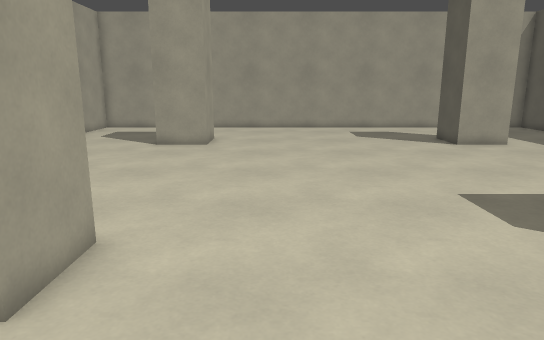
View 1 (above)

16 first-person views from a walk through a level from a Godot 3-D game. The camera is 1.4 m above the floor, tilts 12° down and sees 70° across. The floor is counted in squares, 0.5 m on a side. Each view is taken from the middle of a square. On the plan, view 1 faces up. The plan holds only what a view shows up to about 20 squares ahead; the rest is blank.

View 2
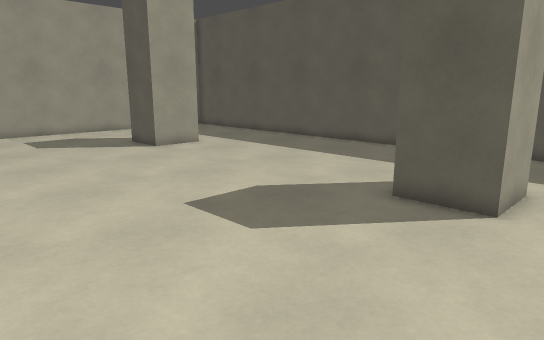

View 3
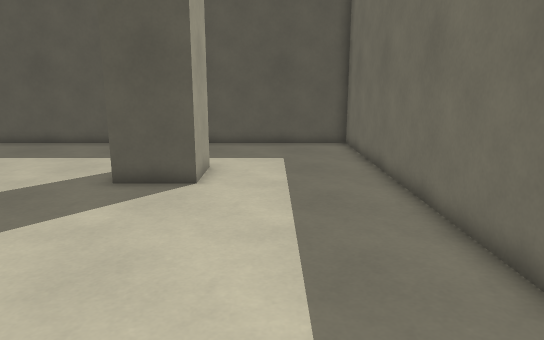

View 4
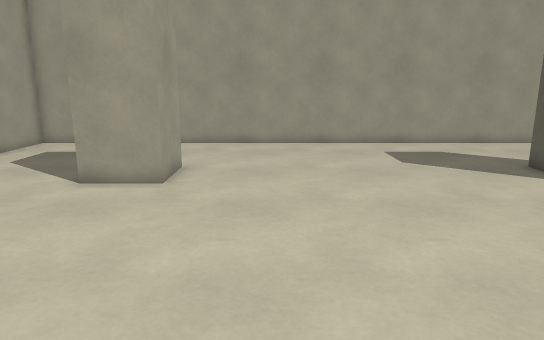

View 5
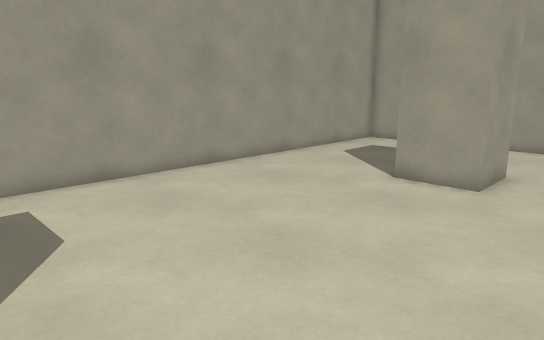

View 6
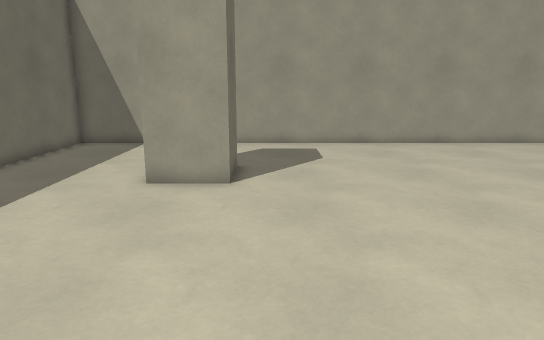

View 7
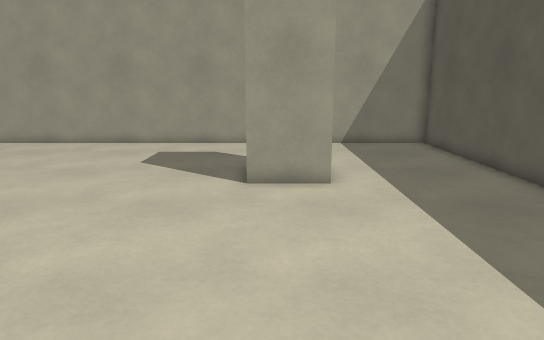

View 8
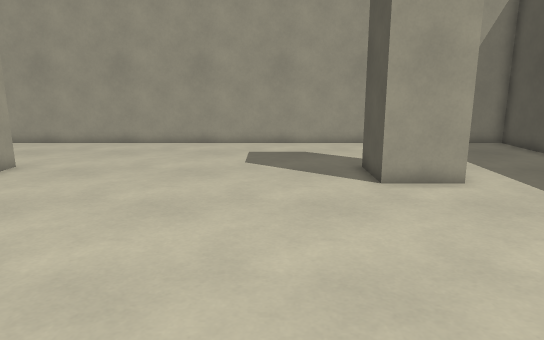

View 9
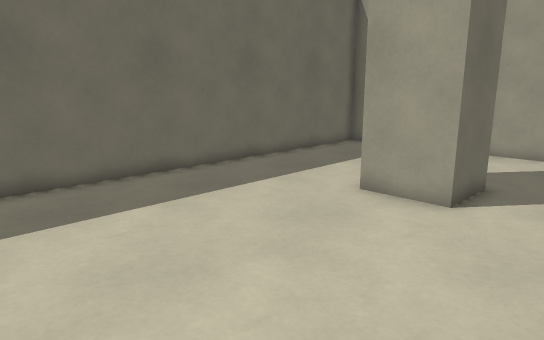

View 10
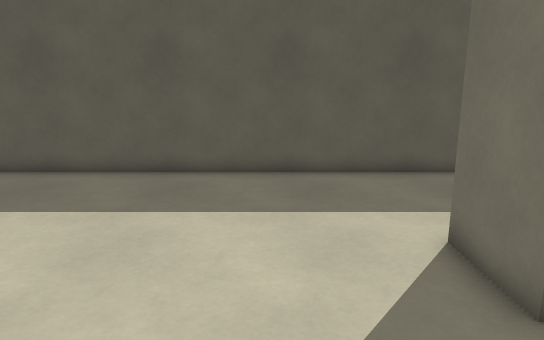

View 11
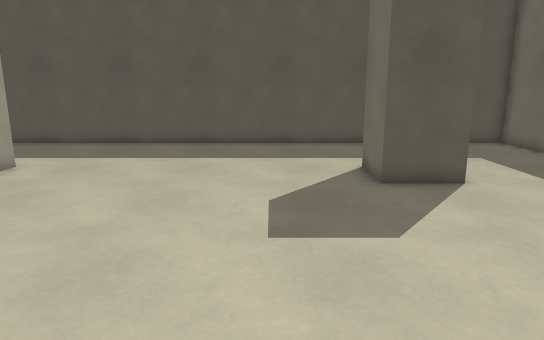

View 12
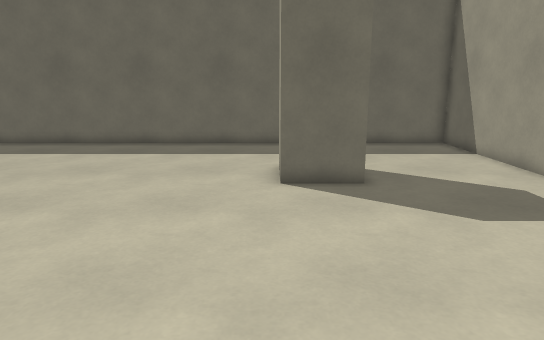

View 13
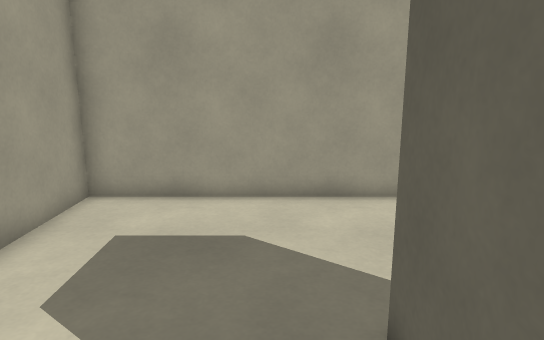

View 14
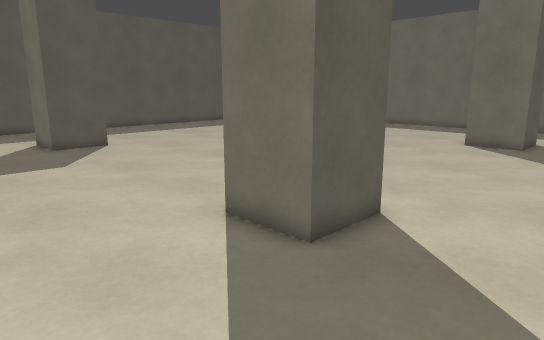

View 15
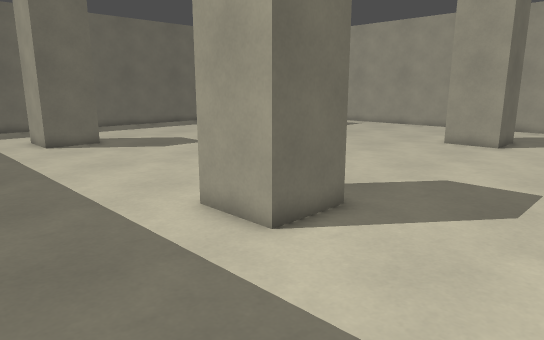

View 16
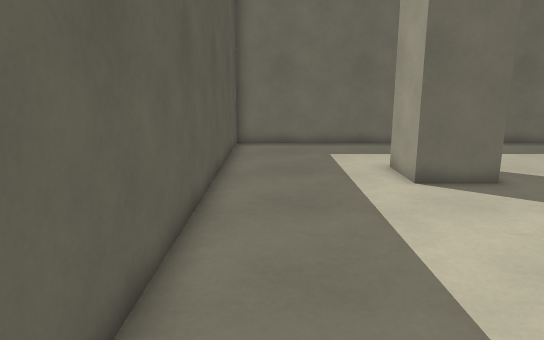

### Floor plan
Points are (right, up) in squares from view 1. A wall is a line through its corners. A room is listed if a view was taken in it or the views show most of it. See-through windows are left out.
Room 1 (views 1, 2, 3, 4, 5, 6, 7, 8, 9, 10, 11, 12, 13, 14, 15, 16)
walls: (-3.2, 19.2) (-5.7, 19.2) (-5.7, 21.8) (-3.2, 21.8) (-3.2, 19.2); (9.3, 19.2) (9.3, 21.8) (11.7, 21.8) (11.7, 19.2) (9.3, 19.2); (9.3, 6.7) (11.7, 6.7) (11.7, 4.2) (9.3, 4.2) (9.3, 6.7); (-5.7, 4.2) (-5.7, 6.7) (-3.2, 6.7) (-3.2, 4.2); (-11.8, -1.8) (17.8, -1.8) (17.8, 27.8) (-11.8, 27.8) (-11.8, -1.8)

Positions as (right, up) in squares from view 1, and headings:
1: (0, 0), facing up
2: (0, 2), facing up-right
3: (-2, 2), facing right
4: (0, 8), facing up
5: (0, 8), facing up-left
6: (8, 8), facing left
7: (10, 8), facing up
8: (6, 8), facing up
9: (6, 10), facing down-left
10: (5, 10), facing right
11: (-2, 10), facing right
12: (-3, 18), facing down
13: (-7, 18), facing up
14: (-10, 27), facing down-right
15: (17, 27), facing down-left
16: (16, 18), facing down
